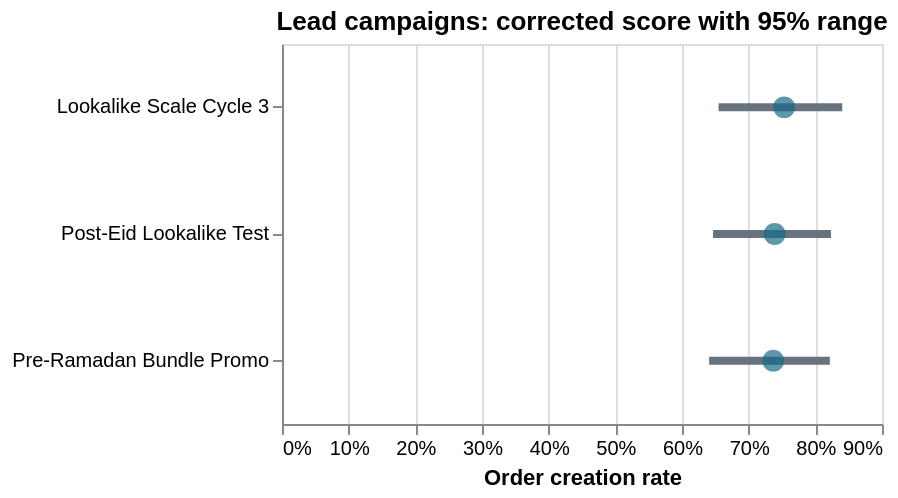

Notebook cell for this chart:
### Markdown cell above
## 7. Visualize Corrected Campaign Scores And Their Ranges

A point alone can make small differences look decisive. The horizontal line is
the corrected-score range. Overlap means the ranking is uncertain, even if one
point is numerically larger.

### Code cell
plot_frame = campaign_view.copy()
base = alt.Chart(plot_frame).encode(
    y=alt.Y("campaign_name:N", sort="-x", title=None),
    tooltip=[
        alt.Tooltip("campaign_name:N", title="Campaign"),
        alt.Tooltip("mature_orders_created:Q", title="Orders"),
        alt.Tooltip("mature_conversations:Q", title="Mature conversations"),
        alt.Tooltip("raw_score:Q", format=".2%", title="Raw"),
        alt.Tooltip("corrected_score:Q", format=".2%", title="Corrected"),
        alt.Tooltip("decision:N", title="Decision"),
    ],
)
ranges = base.mark_rule(strokeWidth=4, color="#68737d").encode(
    x=alt.X("corrected_score_low:Q", axis=alt.Axis(format="%"), title="Order creation rate"),
    x2="corrected_score_high:Q",
)
points = base.mark_point(filled=True, size=120, color="#176b87").encode(
    x="corrected_score:Q"
)
display((ranges + points).properties(height=190, title="Lead campaigns: corrected score with 95% range"))

### Figure 1 — Vega-Lite specification as saved in the notebook (floating-point values rounded to 4 significant figures)
{"config": {"view": {"continuousWidth": 300, "continuousHeight": 300}}, "layer": [{"mark": {"type": "rule", "color": "#68737d", "strokeWidth": 4}, "encoding": {"tooltip": [{"field": "campaign_name", "title": "Campaign", "type": "nominal"}, {"field": "mature_orders_created", "title": "Orders", "type": "quantitative"}, {"field": "mature_conversations", "title": "Mature conversations", "type": "quantitative"}, {"field": "raw_score", "format": ".2%", "title": "Raw", "type": "quantitative"}, {"field": "corrected_score", "format": ".2%", "title": "Corrected", "type": "quantitative"}, {"field": "decision", "title": "Decision", "type": "nominal"}], "x": {"axis": {"format": "%"}, "field": "corrected_score_low", "title": "Order creation rate", "type": "quantitative"}, "x2": {"field": "corrected_score_high"}, "y": {"field": "campaign_name", "sort": "-x", "title": null, "type": "nominal"}}}, {"mark": {"type": "point", "color": "#176b87", "filled": true, "size": 120}, "encoding": {"tooltip": [{"field": "campaign_name", "title": "Campaign", "type": "nominal"}, {"field": "mature_orders_created", "title": "Orders", "type": "quantitative"}, {"field": "mature_conversations", "title": "Mature conversations", "type": "quantitative"}, {"field": "raw_score", "format": ".2%", "title": "Raw", "type": "quantitative"}, {"field": "corrected_score", "format": ".2%", "title": "Corrected", "type": "quantitative"}, {"field": "decision", "title": "Decision", "type": "nominal"}], "x": {"field": "corrected_score", "type": "quantitative"}, "y": {"field": "campaign_name", "sort": "-x", "title": null, "type": "nominal"}}}], "data": {"name": "data-c66c2151eadea91eded2058f6c116f1d"}, "height": 190, "title": "Lead campaigns: corrected score with 95% range", "$schema": "https://vega.github.io/schema/vega-lite/v5.20.1.json", "datasets": {"data-c66c2151eadea91eded2058f6c116f1d": [{"campaign_id": "120209876543220010", "campaign_name": "Lookalike Scale Cycle 3", "observed_conversations": 36, "open_or_pending_conversations": 2, "mature_orders_created": 27, "mature_conversations": 34, "raw_score": 0.7941, "corrected_score": 0.7532, "corrected_score_low": 0.6549, "corrected_score_high": 0.8404, "benchmark_score": 0.724, "lift_low": -0.1231, "lift_high": 0.1902, "probability_better": 0.64, "decision": "hold", "spend": 31470.0, "net_revenue": 37940.0, "net_roas": 1.206}, {"campaign_id": "120209876543220008", "campaign_name": "Post-Eid Lookalike Test", "observed_conversations": 63, "open_or_pending_conversations": 11, "mature_orders_created": 38, "mature_conversations": 52, "raw_score": 0.7308, "corrected_score": 0.739, "corrected_score_low": 0.6466, "corrected_score_high": 0.8235, "benchmark_score": 0.75, "lift_low": -0.1622, "lift_high": 0.1619, "probability_better": 0.4404, "decision": "hold", "spend": 7762.0, "net_revenue": 42140.0, "net_roas": 5.43}, {"campaign_id": "120209876543220003", "campaign_name": "Pre-Ramadan Bundle Promo", "observed_conversations": 46, "open_or_pending_conversations": 3, "mature_orders_created": 31, "mature_conversations": 43, "raw_score": 0.7209, "corrected_score": 0.7369, "corrected_score_low": 0.6407, "corrected_score_high": 0.8217, "benchmark_score": 0.7529, "lift_low": -0.1687, "lift_high": 0.1462, "probability_better": 0.4056, "decision": "hold", "spend": 13960.0, "net_revenue": 28900.0, "net_roas": 2.071}]}}
